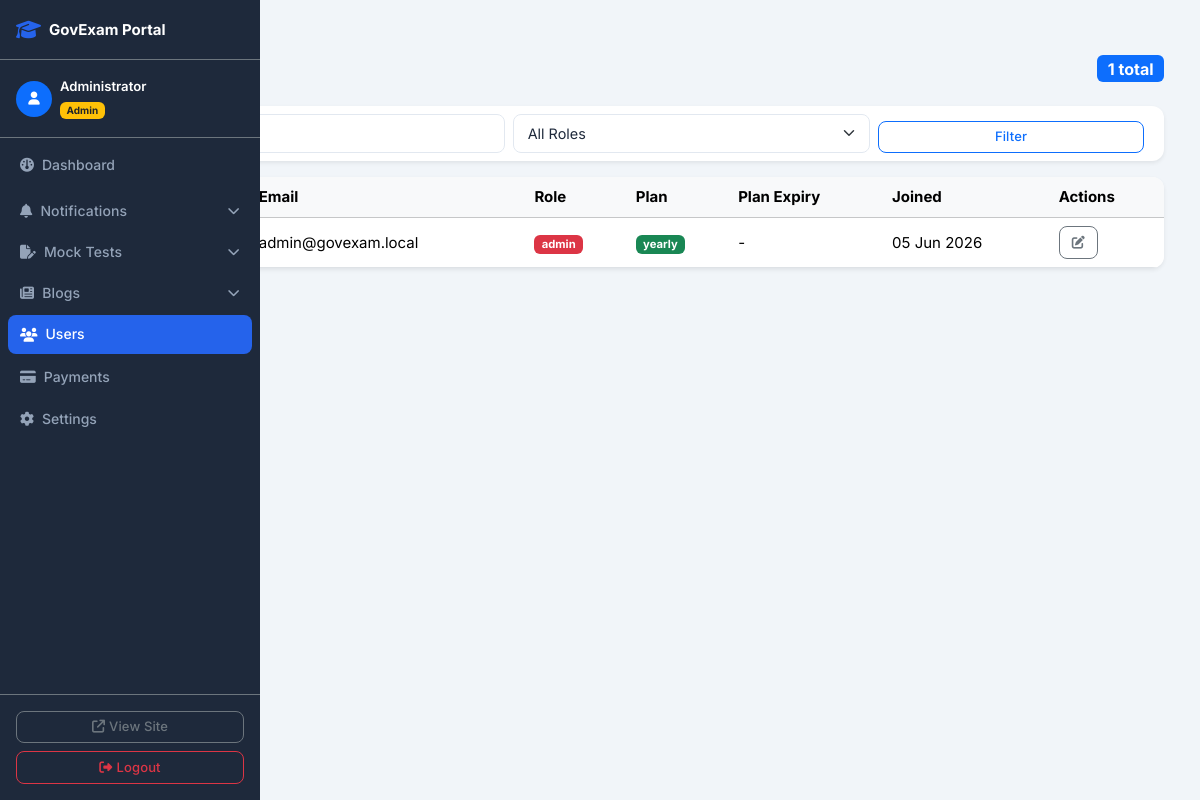
Screenshot of /admin/users/index.php (signed in) with the database file from the repository.
### tables this page shows
CREATE TABLE IF NOT EXISTS users (
    id INT AUTO_INCREMENT PRIMARY KEY,
    name VARCHAR(100),
    email VARCHAR(150) UNIQUE,
    password_hash VARCHAR(255),
    google_id VARCHAR(100),
    role ENUM('admin','premium','free') DEFAULT 'free',
    plan ENUM('monthly','yearly','free') DEFAULT 'free',
    plan_expiry DATE,
    email_verified TINYINT DEFAULT 0,
    avatar VARCHAR(255),
    created_at TIMESTAMP DEFAULT CURRENT_TIMESTAMP
);

### admin/users/index.php (called while the page is built)
<?php
require __DIR__ . '/list.php';

### includes/functions.php (called while the page is built, shortened)
<?php
function paginate($total, $per_page, $page)
{
    $per_page = max(1, (int)$per_page);
    $total_pages = max(1, (int)ceil($total / $per_page));
    $page = max(1, min((int)$page, $total_pages));
    $offset = ($page - 1) * $per_page;
    return [
        'total'       => (int)$total,
        'per_page'    => $per_page,
        'total_pages' => $total_pages,
        'current_page'=> $page,
        'offset'      => $offset,
        'has_prev'    => $page > 1,
        'has_next'    => $page < $total_pages
    ];
}
function format_date($date, $format = 'd M Y')
{
    $ts = strtotime($date);
    return date($format, $ts);
}

### admin/users/list.php (the view, shortened to what this page needs)
<?php
require_once ROOT . '/config/db.php';
require_once ROOT . '/includes/functions.php';
$per_page = 20;
$page = max(1, (int)($_GET['page'] ?? 1));
$search = trim($_GET['q'] ?? '');
$where = [];
$params = [];
$where_sql = $where ? ('WHERE ' . implode(' AND ', $where)) : '';
$total_stmt = $pdo->prepare("SELECT COUNT(*) FROM users $where_sql");
$total_stmt->execute($params);
$total = (int)$total_stmt->fetchColumn();
$pagination = paginate($total, $per_page, $page);
$stmt = $pdo->prepare(
    "SELECT id, name, email, role, plan, plan_expiry, created_at
     FROM users $where_sql ORDER BY created_at DESC LIMIT $per_page OFFSET {$pagination['offset']}"
);
$stmt->execute($params);
$rows = $stmt->fetchAll(PDO::FETCH_ASSOC);
require_once ROOT . '/includes/admin_header.php';
require_once ROOT . '/includes/admin_sidebar.php';
?>
<div class="admin-content">
<div class="container-fluid py-4">
  <div class="d-flex align-items-center justify-content-between mb-3">
    <h2 class="mb-0"><i class="fas fa-users me-2"></i>Users</h2>
    <span class="badge bg-primary fs-6"><?= $total ?> total</span>
  </div>
  <div class="card shadow-sm border-0 mb-3">
    <div class="card-body py-2">
      <form method="get" class="row g-2 align-items-end">
        <div class="col-md-5">
          <input type="text" name="q" class="form-control form-control-sm" placeholder="Search by name or email..."
                 value="<?= htmlspecialchars($search) ?>">
        </div>
        <div class="col-md-4">
          <select name="role" class="form-select form-select-sm">
            <option value="">All Roles</option>
          </select>
        </div>
        <div class="col-md-3">
          <button type="submit" class="btn btn-sm btn-outline-primary w-100">Filter</button>
        </div>
      </form>
    </div>
  </div>
  <div class="card shadow-sm border-0">
    <div class="card-body p-0">
      <div class="table-responsive">
        <table class="table table-hover align-middle mb-0">
          <thead class="table-light">
            <tr>
              <th>#</th><th>Name</th><th>Email</th><th>Role</th>
              <th>Plan</th><th>Plan Expiry</th><th>Joined</th><th>Actions</th>
            </tr>
          </thead>
          <tbody>
            <?php foreach ($rows as $i => $u): ?>
            <tr>
              <td><?= $pagination['offset'] + $i + 1 ?></td>
              <td><?= htmlspecialchars($u['name'] ?? '') ?></td>
              <td><?= htmlspecialchars($u['email']) ?></td>
              <td>
                <span class="badge <?= $u['role']==='admin'?'bg-danger':($u['role']==='premium'?'bg-warning text-dark':'bg-secondary') ?>">
                  <?= htmlspecialchars($u['role']) ?>
                </span>
              </td>
              <td>
                <span class="badge <?= $u['plan']==='free'?'bg-light text-dark border':'bg-success' ?>">
                  <?= htmlspecialchars($u['plan']) ?>
                </span>
              </td>
              <td><?= $u['plan_expiry'] ? format_date($u['plan_expiry']) : '-' ?></td>
              <td><?= format_date($u['created_at']) ?></td>
              <td>
                <a href="/admin/users/edit.php?id=<?= (int)$u['id'] ?>" class="btn btn-sm btn-outline-secondary me-1">
                  <i class="fas fa-edit"></i>
                </a>
              </td>
            </tr>
            <?php endforeach; ?>
          </tbody>
        </table>
      </div>
    </div>
  </div>
</div>
</div>
<?php require_once ROOT . '/includes/admin_footer.php'; ?>

### assets/css/style.css (style rules this page uses)
:root { --primary: #2563EB; --primary-dark: #1d4ed8; --primary-light: #dbeafe; --secondary: #64748b; --success: #059669; --success-light: #d1fae5; --warning: #D97706; --warning-light: #fef3c7; --danger: #DC2626; --danger-light: #fee2e2; --info: #0ea5e9; --info-light: #e0f2fe; --purple: #7c3aed; --purple-light: #ede9fe; --dark: #1e293b; --darker: #0f172a; --gray: #64748b; --gray-100: #f1f5f9; --gray-200: #e2e8f0; --gray-300: #cbd5e1; --light: #f8fafc; --white: #ffffff; --border: #e2e8f0; --shadow: 0 1px 3px rgba(0,0,0,0.1), 0 1px 2px rgba(0,0,0,0.06); --shadow-md: 0 4px 6px -1px rgba(0,0,0,0.1), 0 2px 4px -1px rgba(0,0,0,0.06); --shadow-lg: 0 10px 15px -3px rgba(0,0,0,0.1), 0 4px 6px -2px rgba(0,0,0,0.05); --shadow-xl: 0 20px 25px -5px rgba(0,0,0,0.1), 0 10px 10px -5px rgba(0,0,0,0.04); --radius: 12px; --radius-sm: 8px; --radius-lg: 16px; --radius-xl: 24px; --transition: all 0.2s ease; --transition-slow:all 0.35s ease; --font: 'Inter', -apple-system, BlinkMacSystemFont, 'Segoe UI', sans-serif; }
*, *::before, *::after { box-sizing: border-box; }
html { scroll-behavior: smooth; }
body { font-family: var(--font); font-size: 0.9375rem; line-height: 1.6; color: var(--dark); background: var(--light); -webkit-font-smoothing: antialiased; -moz-osx-font-smoothing: grayscale; }
h1, h2, h3, h4, h5, h6 { font-weight: 700; line-height: 1.3; color: var(--dark); }
a { color: var(--primary); text-decoration: none; transition: var(--transition); }
.card { border-radius: var(--radius); border: 1px solid var(--border); box-shadow: var(--shadow); transition: var(--transition); background: var(--white); overflow: hidden; }
.card-body { padding: 1.25rem; }
.btn { border-radius: var(--radius-sm); font-weight: 500; transition: var(--transition); letter-spacing: 0.01em; }
.btn-sm { padding: 0.35rem 0.75rem; font-size: 0.8125rem; border-radius: var(--radius-sm); }
.form-control, .form-select { border: 1.5px solid var(--border); border-radius: var(--radius-sm); font-size: 0.9rem; padding: 0.5rem 0.875rem; transition: var(--transition); color: var(--dark); background-color: var(--white); }
.admin-body { background: #f1f5f9; }
.admin-content { padding: 1.5rem; flex: 1; }

### rows the page displays
users: email "admin@govexam.local", role "admin", plan "yearly", created_at "05 Jun 2026"

### other values shown
$site_name "GovExam Portal"
$admin_name "Administrator"
$total "1"
